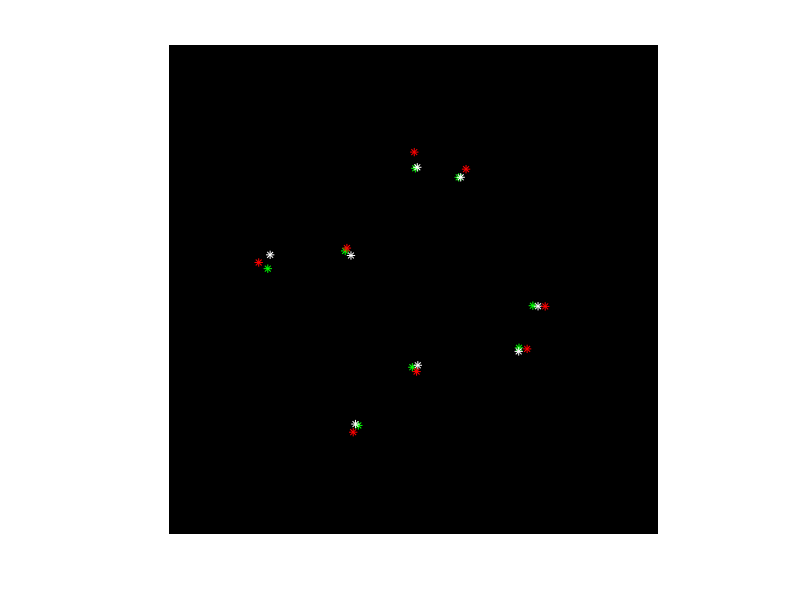

Write the MATLAB code that produced this figure.
% DLT algorithm (direct linear transform) 
clear all 
close all 
  
%%%%%%%%%%%%%%%%%%%%%%%%%%%%%%%%%%%%%%%%%%%%%%%% 
% Create input data 
  
% Create camera matrix 
f = 512;      % focal length in pixels 
cx = 256; 
cy = 256; 
K = [ f 0 cx; 0 f cy; 0 0 1 ];   % intrinsic parameter matrix 
  
N = 8;  % Create known 3D points (at least 6) 
% P_M = [ 
%     rand(3,N)-0.5;  % Points within a cube of unit length 
%     ones(1,N) 
%     ]; 
P_M = [ 
    1   -1  1   -1  1   -1  1   -1;     % points on a cube 
    1   1   -1  -1  1   1   -1  -1; 
    1   1   1   1   -1  -1  -1  -1; 
    1   1   1   1   1   1   1   1]; 

% Create true model-to-camera transform 
ax = 0; ay = 20*pi/180; az = -30*pi/180; 
tx = 0; ty = 0; tz = 6; 
Rx = [ 1 0 0; 0 cos(ax) -sin(ax); 0 sin(ax) cos(ax)]; 
Ry = [ cos(ay) 0 sin(ay); 0 1 0; -sin(ay) 0 cos(ay)]; 
Rz = [ cos(az) -sin(az) 0; sin(az) cos(az) 0; 0 0 1]; 
R_m_c = Rz * Ry * Rx; 
H_m_c = [R_m_c [tx;ty;tz]; 0 0 0 1]; 
disp('Ground truth pose, model to camera:'); disp(H_m_c); 
  
H_c_m = inv(H_m_c); 
disp('Ground truth pose, camera to model:'); disp(H_c_m); 
  
% Project points onto image 
Mext = H_m_c(1:3, :);       % Camera extrinsic matrix 
p = K*Mext*P_M; 
p(1,:) = p(1,:)./p(3,:); 
p(2,:) = p(2,:)./p(3,:); 
p(3,:) = p(3,:)./p(3,:); 

%%%%%%%%%%%%%%%%%%%%%%%%%%%%%%%%%%%%%%%%%%%%%%%% 
% Display input data 
disp('Known model points:'); disp(P_M); 
disp('Measured image points:'); disp(p); 
I = zeros(512,512); 
imshow(I); 
hold on 
plot(p(1,:), p(2,:), 'g*'); 
  
% Add some noise to the image points 
sigma = 5.0; 
p(1:2,:) = p(1:2,:) + sigma*randn(2,N); 
plot(p(1,:), p(2,:), 'w*'); 

%%%%%%%%%%%%%%%%%%%%%%%%%%%%%%%%%%%%%%%%%%%%%%%% 
% Solve for the pose of the model with respect to the camera. 
  
pn = inv(K)*p;  % Normalize image points 
  
% Ok, now we have pn = Mext*P_M. 
% If we know P_M and pn, we can solve for the elements of Mext. 
% The equations for x,y are: 
%   x = (r11*X + r12*Y + r13*Z + tx)/(r31*X + r32*Y + r33*Z + tz) 
%   y = (r21*X + r22*Y + r23*Z + ty)/(r31*X + r32*Y + r33*Z + tz) 
% or 
%   r11*X + r12*Y + r13*Z + tx - x*r31*X - x*r32*Y - x*r33*Z - x*tz = 0 
%   r21*X + r22*Y + r23*Z + ty - y*r31*X - y*r32*Y - y*r33*Z - y*tz = 0 
  
% Put elements of Mext into vector w: 
%   w = [r11 r12 r13 r21 r22 r23 r31 r32 r33 tx ty tz] 
% We then have Ax = 0.  The rows of A are: 
%   X  Y  Z  0  0  0  -x*X  -x*Y  -x*Z  1  0  -x 
%   0  0  0  X  Y  Z  -y*X  -y*Y  -y*Z  1  0  -y 
  
A = zeros(N,12); 
for i=1:N 
    X = P_M(1,i);   Y = P_M(2,i);   Z = P_M(3,i); 
    x = pn(1,i);    y = pn(2,i); 
    A( 2*(i-1)+1, :) = [ X  Y  Z  0  0  0  -x*X  -x*Y  -x*Z  1  0  -x ]; 
    A( 2*(i-1)+2, :) = [ 0  0  0  X  Y  Z  -y*X  -y*Y  -y*Z  0  1  -y ]; 
end 


% Solve for the value of x that satisfies Ax = 0. 
% The solution to Ax=0 is the singular vector of A corresponding to the 
% smallest singular value; that is, the last column of V in A=UDV' 
[U,D,V] = svd(A); 
x = V(:,end);                  % get last column of V 
  
% Reshape x back to a 3x4 matrix, M = [R  t] 
M = [ x(1)  x(2)  x(3)  x(10); 
      x(4)  x(5)  x(6)  x(11); 
      x(7)  x(8)  x(9)  x(12) ]; 
  
% We can find the camera center, tcorg_m by solving the equation MX=0. 
% To see this, write M = [R_m_c tmorg_c].  But tmorg_c = -R_m_c * tcorg_m. 
% So M = R_m_c*[ I  -tcorg_m ].  And if we multiply M times tcorg_m, we 
% get   R_m_c*[ I  -tcorg_m ] * [tcorg_m; 1] = 0. 
[U,D,V] = svd(M); 
tcorg_m = V(:,end);     % Get last column of V 
tcorg_m = tcorg_m / tcorg_m(4);     % Divide through by last element  
 [U,D,V] = svd(M); 
tcorg_m = V(:,end);     % Get last column of V 
tcorg_m = tcorg_m / tcorg_m(4);     % Divide through by last element 


% Get rotation portion from M 
[Q,B] = qr(M(1:3,1:3)'); 
  
% Enforce that the diagonal values of B are positive 
for i=1:3 
    if B(i,i)<0 
        B(i,:) = -B(i,:);   % Change sign of row 
        Q(:,i) = -Q(:,i);   % Change sign of column 
    end 
end 
         
Restimated_m_c = Q';     % Estimated rotation matrix, model-to-camera 
  
% R must be a right handed rotation matrix; ie det(R)>0 
if det(Restimated_m_c)<0 
    Restimated_m_c = -Restimated_m_c; 
end 
  
% Final estimated pose 
Restimated_c_m = Restimated_m_c'; 
Hestimated_c_m = [Restimated_c_m tcorg_m(1:3); 0 0 0 1]; 
disp('Final computed pose, H_c_m:'), disp(Hestimated_c_m); 
  
Hestimated_m_c = inv(Hestimated_c_m); 
disp('Final computed pose, H_m_c:'), disp(Hestimated_m_c);

%%%%%%%%%%%%%%%%%%%%%%%%%%%%%%%%%%%%%%%%%%%%%%%% 
% Reproject points back onto the image 
M = Hestimated_m_c(1:3,:); 
p = K*M*P_M; 
p(1,:) = p(1,:)./p(3,:); 
p(2,:) = p(2,:)./p(3,:); 
p(3,:) = p(3,:)./p(3,:); 
plot(p(1,:), p(2,:), 'r*');
